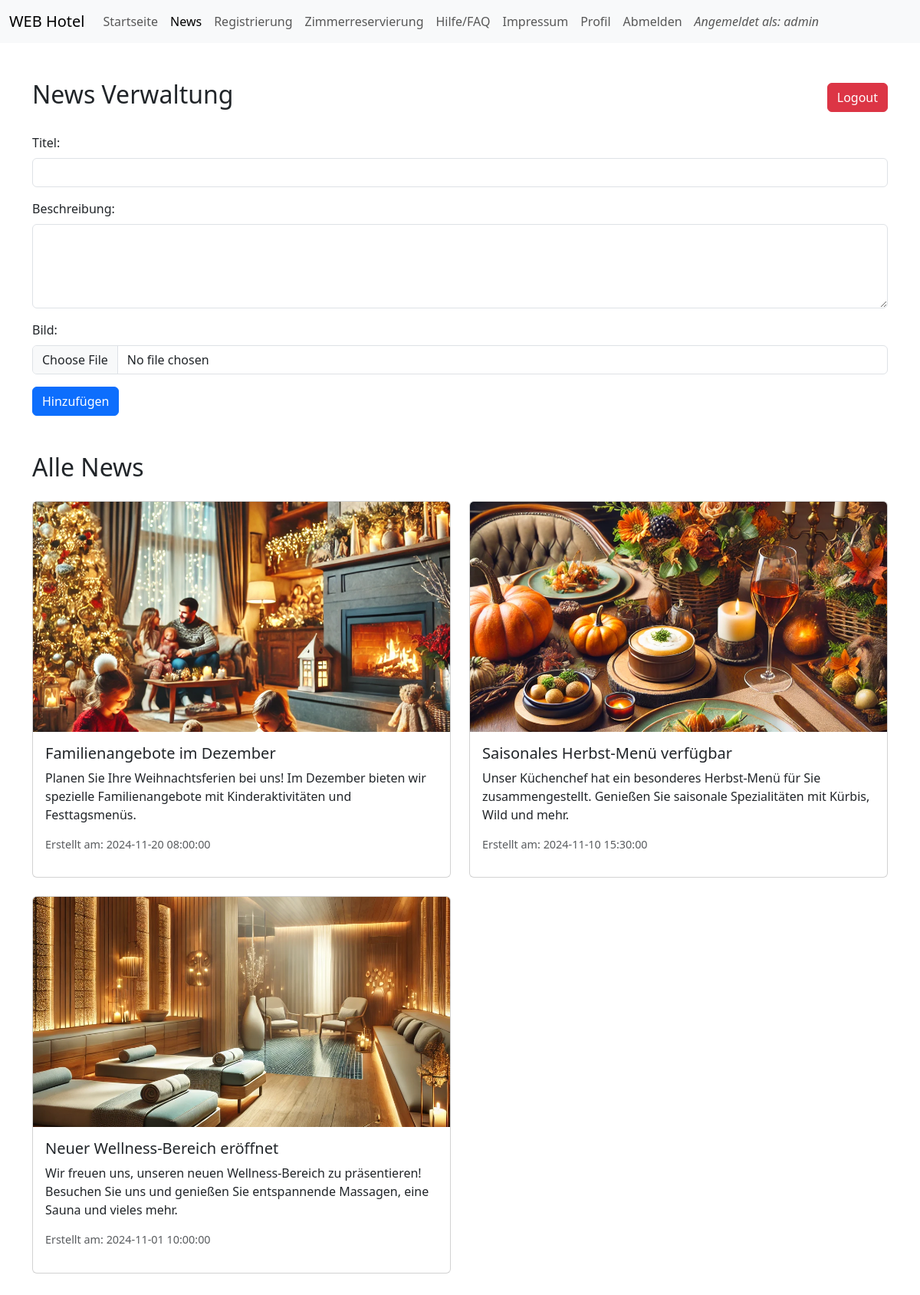
The app's page /news.php (signed in) with its own data.
### tables this page shows
CREATE TABLE news (
    id INT AUTO_INCREMENT PRIMARY KEY,
    title VARCHAR(255) NOT NULL,
    description TEXT NOT NULL,
    image VARCHAR(255),
    created_at TIMESTAMP DEFAULT CURRENT_TIMESTAMP
);

### includes/news_logic.php (called while the page is built, shortened)
<?php
$conn = getDatabaseConnection();
$sql = "SELECT * FROM news ORDER BY created_at DESC";
$result = $conn->query($sql);
$newsData = [];
if ($result->num_rows > 0) {
    while ($row = $result->fetch_assoc()) {
        $newsData[] = $row;
    }
}
?>

### news.php (the view, shortened to what this page needs)
<!DOCTYPE html>
<html lang="de">
<head>
    <?php include("includes/head.php"); ?>
    <?php require_once("includes/news_logic.php"); ?>
</head>
<body>
    <header>
        <?php include("includes/nav.php"); ?>
    </header>
    <div class="container my-5">
        <div class="d-flex justify-content-between align-items-center mb-4">
            <h2>News Verwaltung</h2>
            <?php if (isset($_SESSION['user'])): ?>
                <a href="logout.php" class="btn btn-danger">Logout</a>
            <?php else: ?>
                <a href="login.php" class="btn btn-primary">Login</a>
            <?php endif; ?>
        </div>
        <?php if (isset($_SESSION['user']) && $_SESSION['role'] === 'admin'): ?>
            <form action="" method="post" enctype="multipart/form-data" class="mb-5">
                <div class="mb-3">
                    <label for="title" class="form-label">Titel:</label>
                    <input type="text" id="title" name="title" class="form-control" required>
                </div>
                <div class="mb-3">
                    <label for="description" class="form-label">Beschreibung:</label>
                    <textarea id="description" name="description" rows="4" class="form-control" required></textarea>
                </div>
                <div class="mb-3">
                    <label for="image" class="form-label">Bild:</label>
                    <input type="file" id="image" name="image" class="form-control" accept="image/*">
                </div>
                <button type="submit" class="btn btn-primary">Hinzufügen</button>
            </form>
        <?php endif; ?>
        <h2 class="mb-4">Alle News</h2>
        <div class="row">
            <?php if (!empty($newsData)): ?>
                <?php foreach ($newsData as $news): ?>
                    <div class="col-md-6 mb-4">
                        <div class="card">
                            <?php if (!empty($news['image'])): ?>
                                <img src="<?php echo htmlspecialchars($news['image']); ?>" class="card-img-top" alt="News Bild" style="max-height: 300px; object-fit: cover;">
                            <?php endif; ?>
                            <div class="card-body">
                                <h5 class="card-title"><?php echo htmlspecialchars($news['title']); ?></h5>
                                <p class="card-text"><?php echo nl2br(htmlspecialchars($news['description'])); ?></p>
                                <p class="text-muted" style="font-size: 0.9rem;">Erstellt am: <?php echo htmlspecialchars($news['created_at']); ?></p>
                            </div>
                        </div>
                    </div>
                <?php endforeach; ?>
            <?php else: ?>
                <p class="text-center">Keine News vorhanden.</p>
            <?php endif; ?>
        </div>
    </div>
</body>
</html>

### records on screen
news: image (picture), title "Familienangebote im Dezember", description "Planen Sie Ihre Weihnachtsferien bei uns! Im Dezember bieten wir spezielle Familienangebote mit Kinderaktivitäten und Festtagsmenüs.", created_at "2024-11-20 08:00:00"
news: image (picture), title "Saisonales Herbst-Menü verfügbar", description "Unser Küchenchef hat ein besonderes Herbst-Menü für Sie zusammengestellt. Genießen Sie saisonale Spezialitäten mit Kürbis, Wild und mehr.", created_at "2024-11-10 15:30:00"
news: image (picture), title "Neuer Wellness-Bereich eröffnet", description "Wir freuen uns, unseren neuen Wellness-Bereich zu präsentieren! Besuchen Sie uns und genießen Sie entspannende Massagen, eine Sauna und vieles mehr.", created_at "2024-11-01 10:00:00"

### other values on screen
$_SESSION['user'] "admin"
